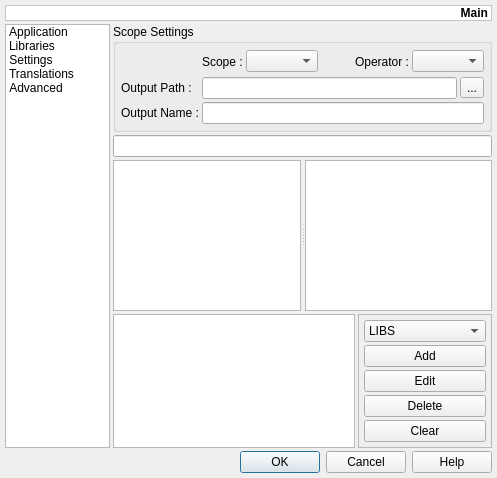
<ui version="4.0" >
 <class>UIQMakeProjectSettings</class>
 <widget class="QDialog" name="UIQMakeProjectSettings" >
  <property name="geometry" >
   <rect>
    <x>0</x>
    <y>0</y>
    <width>497</width>
    <height>478</height>
   </rect>
  </property>
  <property name="windowTitle" >
   <string>Settings</string>
  </property>
  <layout class="QGridLayout" >
   <property name="margin" >
    <number>5</number>
   </property>
   <property name="spacing" >
    <number>3</number>
   </property>
   <item row="1" column="1" >
    <widget class="QStackedWidget" name="swMenu" >
     <property name="sizePolicy" >
      <sizepolicy>
       <hsizetype>7</hsizetype>
       <vsizetype>7</vsizetype>
       <horstretch>0</horstretch>
       <verstretch>0</verstretch>
      </sizepolicy>
     </property>
     <property name="currentIndex" >
      <number>2</number>
     </property>
     <widget class="QWidget" name="wApplication" >
      <layout class="QVBoxLayout" >
       <property name="margin" >
        <number>0</number>
       </property>
       <property name="spacing" >
        <number>3</number>
       </property>
       <item>
        <widget class="QGroupBox" name="gbApplication" >
         <property name="sizePolicy" >
          <sizepolicy>
           <hsizetype>5</hsizetype>
           <vsizetype>0</vsizetype>
           <horstretch>0</horstretch>
           <verstretch>0</verstretch>
          </sizepolicy>
         </property>
         <property name="title" >
          <string>Application Settings</string>
         </property>
         <layout class="QGridLayout" >
          <property name="margin" >
           <number>5</number>
          </property>
          <property name="spacing" >
           <number>3</number>
          </property>
          <item row="0" column="0" >
           <widget class="QLabel" name="lTitle" >
            <property name="text" >
             <string>&amp;Title :</string>
            </property>
            <property name="buddy" >
             <cstring>leTitle</cstring>
            </property>
           </widget>
          </item>
          <item row="1" column="2" >
           <widget class="QLineEdit" name="leIcon" />
          </item>
          <item row="2" column="1" colspan="2" >
           <widget class="QLineEdit" name="leHelpFile" />
          </item>
          <item row="1" column="0" >
           <widget class="QLabel" name="lIcon" >
            <property name="text" >
             <string>&amp;Icon :</string>
            </property>
            <property name="buddy" >
             <cstring>tbIcon</cstring>
            </property>
           </widget>
          </item>
          <item row="2" column="3" >
           <widget class="QToolButton" name="tbHelpFile" >
            <property name="text" >
             <string>...</string>
            </property>
           </widget>
          </item>
          <item row="2" column="0" >
           <widget class="QLabel" name="lHelpFile" >
            <property name="text" >
             <string>&amp;Help File :</string>
            </property>
            <property name="buddy" >
             <cstring>tbHelpFile</cstring>
            </property>
           </widget>
          </item>
          <item row="1" column="1" >
           <widget class="QLabel" name="lPixmap" >
            <property name="minimumSize" >
             <size>
              <width>32</width>
              <height>32</height>
             </size>
            </property>
            <property name="maximumSize" >
             <size>
              <width>32</width>
              <height>32</height>
             </size>
            </property>
            <property name="frameShape" >
             <enum>QFrame::StyledPanel</enum>
            </property>
            <property name="scaledContents" >
             <bool>true</bool>
            </property>
            <property name="alignment" >
             <set>Qt::AlignCenter</set>
            </property>
           </widget>
          </item>
          <item row="0" column="1" colspan="3" >
           <widget class="QLineEdit" name="leTitle" />
          </item>
          <item row="1" column="3" >
           <widget class="QToolButton" name="tbIcon" >
            <property name="text" >
             <string>...</string>
            </property>
           </widget>
          </item>
          <item row="3" column="0" >
           <widget class="QLabel" name="lAuthor" >
            <property name="text" >
             <string>Author :</string>
            </property>
            <property name="buddy" >
             <cstring>leAuthor</cstring>
            </property>
           </widget>
          </item>
          <item row="3" column="1" colspan="3" >
           <widget class="QLineEdit" name="leAuthor" />
          </item>
         </layout>
        </widget>
       </item>
       <item>
        <widget class="QGroupBox" name="gbVersion" >
         <property name="sizePolicy" >
          <sizepolicy>
           <hsizetype>5</hsizetype>
           <vsizetype>0</vsizetype>
           <horstretch>0</horstretch>
           <verstretch>0</verstretch>
          </sizepolicy>
         </property>
         <property name="title" >
          <string>&amp;Version Informations</string>
         </property>
         <property name="checkable" >
          <bool>true</bool>
         </property>
         <property name="checked" >
          <bool>false</bool>
         </property>
         <layout class="QGridLayout" >
          <property name="margin" >
           <number>5</number>
          </property>
          <property name="spacing" >
           <number>3</number>
          </property>
          <item row="2" column="0" colspan="4" >
           <widget class="QCheckBox" name="cbBuildAutoIncrement" >
            <property name="text" >
             <string>&amp;Auto increment the build number</string>
            </property>
           </widget>
          </item>
          <item row="0" column="3" >
           <widget class="QLabel" name="lBuild" >
            <property name="text" >
             <string>&amp;Build</string>
            </property>
            <property name="buddy" >
             <cstring>sbBuild</cstring>
            </property>
           </widget>
          </item>
          <item row="1" column="3" >
           <widget class="QSpinBox" name="sbBuild" >
            <property name="maximum" >
             <number>32767</number>
            </property>
           </widget>
          </item>
          <item row="1" column="2" >
           <widget class="QSpinBox" name="sbRelease" >
            <property name="maximum" >
             <number>32767</number>
            </property>
           </widget>
          </item>
          <item row="1" column="1" >
           <widget class="QSpinBox" name="sbMinor" >
            <property name="maximum" >
             <number>32767</number>
            </property>
           </widget>
          </item>
          <item row="1" column="0" >
           <widget class="QSpinBox" name="sbMajor" >
            <property name="maximum" >
             <number>32767</number>
            </property>
           </widget>
          </item>
          <item row="0" column="2" >
           <widget class="QLabel" name="lRelease" >
            <property name="text" >
             <string>&amp;Release</string>
            </property>
            <property name="buddy" >
             <cstring>sbRelease</cstring>
            </property>
           </widget>
          </item>
          <item row="0" column="1" >
           <widget class="QLabel" name="lMinor" >
            <property name="text" >
             <string>Mi&amp;nor</string>
            </property>
            <property name="buddy" >
             <cstring>sbMinor</cstring>
            </property>
           </widget>
          </item>
          <item row="0" column="0" >
           <widget class="QLabel" name="lMajor" >
            <property name="text" >
             <string>&amp;Major</string>
            </property>
            <property name="buddy" >
             <cstring>sbMajor</cstring>
            </property>
           </widget>
          </item>
         </layout>
        </widget>
       </item>
       <item>
        <widget class="QGroupBox" name="gbBuild" >
         <property name="sizePolicy" >
          <sizepolicy>
           <hsizetype>5</hsizetype>
           <vsizetype>0</vsizetype>
           <horstretch>0</horstretch>
           <verstretch>0</verstretch>
          </sizepolicy>
         </property>
         <property name="title" >
          <string>Build &amp;Settings</string>
         </property>
         <layout class="QGridLayout" >
          <property name="margin" >
           <number>5</number>
          </property>
          <property name="spacing" >
           <number>3</number>
          </property>
          <item row="0" column="0" colspan="3" >
           <layout class="QHBoxLayout" >
            <property name="margin" >
             <number>0</number>
            </property>
            <property name="spacing" >
             <number>3</number>
            </property>
            <item>
             <widget class="QLabel" name="lTemplate" >
              <property name="text" >
               <string>Temp&amp;late :</string>
              </property>
              <property name="buddy" >
               <cstring>cbTemplate</cstring>
              </property>
             </widget>
            </item>
            <item>
             <widget class="QComboBox" name="cbTemplate" >
              <item>
               <property name="text" >
                <string>app</string>
               </property>
              </item>
              <item>
               <property name="text" >
                <string>lib</string>
               </property>
              </item>
              <item>
               <property name="text" >
                <string>vcapp</string>
               </property>
              </item>
              <item>
               <property name="text" >
                <string>vclib</string>
               </property>
              </item>
              <item>
               <property name="text" >
                <string>subdirs</string>
               </property>
              </item>
             </widget>
            </item>
            <item>
             <widget class="QLabel" name="lLanguage" >
              <property name="text" >
               <string>Lan&amp;guage :</string>
              </property>
              <property name="buddy" >
               <cstring>cbLanguage</cstring>
              </property>
             </widget>
            </item>
            <item>
             <widget class="QComboBox" name="cbLanguage" >
              <item>
               <property name="text" >
                <string>C++</string>
               </property>
              </item>
              <item>
               <property name="text" >
                <string>Qt4/C++</string>
               </property>
              </item>
              <item>
               <property name="text" >
                <string>Qt3/C++</string>
               </property>
              </item>
              <item>
               <property name="text" >
                <string>Qt2/C++</string>
               </property>
              </item>
              <item>
               <property name="text" >
                <string>Qt1/C++</string>
               </property>
              </item>
             </widget>
            </item>
           </layout>
          </item>
          <item row="1" column="1" >
           <widget class="QFrame" name="fWarn" >
            <property name="sizePolicy" >
             <sizepolicy>
              <hsizetype>4</hsizetype>
              <vsizetype>5</vsizetype>
              <horstretch>0</horstretch>
              <verstretch>0</verstretch>
             </sizepolicy>
            </property>
            <property name="frameShape" >
             <enum>QFrame::StyledPanel</enum>
            </property>
            <layout class="QVBoxLayout" >
             <property name="margin" >
              <number>3</number>
             </property>
             <property name="spacing" >
              <number>3</number>
             </property>
             <item>
              <widget class="QRadioButton" name="rbWarnOff" >
               <property name="text" >
                <string>Warn Off</string>
               </property>
              </widget>
             </item>
             <item>
              <widget class="QRadioButton" name="rbWarnOn" >
               <property name="text" >
                <string>Warn On</string>
               </property>
              </widget>
             </item>
             <item>
              <spacer>
               <property name="orientation" >
                <enum>Qt::Vertical</enum>
               </property>
               <property name="sizeHint" >
                <size>
                 <width>20</width>
                 <height>0</height>
                </size>
               </property>
              </spacer>
             </item>
            </layout>
           </widget>
          </item>
          <item row="1" column="2" >
           <widget class="QFrame" name="fBuildAll" >
            <property name="sizePolicy" >
             <sizepolicy>
              <hsizetype>4</hsizetype>
              <vsizetype>5</vsizetype>
              <horstretch>0</horstretch>
              <verstretch>0</verstretch>
             </sizepolicy>
            </property>
            <property name="frameShape" >
             <enum>QFrame::StyledPanel</enum>
            </property>
            <layout class="QVBoxLayout" >
             <property name="margin" >
              <number>3</number>
             </property>
             <property name="spacing" >
              <number>3</number>
             </property>
             <item>
              <widget class="QCheckBox" name="cbBuildAll" >
               <property name="enabled" >
                <bool>false</bool>
               </property>
               <property name="text" >
                <string>Build All</string>
               </property>
              </widget>
             </item>
             <item>
              <widget class="QCheckBox" name="cbOrdered" >
               <property name="enabled" >
                <bool>false</bool>
               </property>
               <property name="text" >
                <string>Ordered</string>
               </property>
              </widget>
             </item>
             <item>
              <spacer>
               <property name="orientation" >
                <enum>Qt::Vertical</enum>
               </property>
               <property name="sizeHint" >
                <size>
                 <width>20</width>
                 <height>0</height>
                </size>
               </property>
              </spacer>
             </item>
            </layout>
           </widget>
          </item>
          <item row="1" column="0" >
           <widget class="QFrame" name="fBuildType" >
            <property name="sizePolicy" >
             <sizepolicy>
              <hsizetype>5</hsizetype>
              <vsizetype>5</vsizetype>
              <horstretch>0</horstretch>
              <verstretch>0</verstretch>
             </sizepolicy>
            </property>
            <property name="frameShape" >
             <enum>QFrame::StyledPanel</enum>
            </property>
            <layout class="QVBoxLayout" >
             <property name="margin" >
              <number>3</number>
             </property>
             <property name="spacing" >
              <number>3</number>
             </property>
             <item>
              <widget class="QRadioButton" name="rbDebug" >
               <property name="text" >
                <string>Debug</string>
               </property>
              </widget>
             </item>
             <item>
              <widget class="QRadioButton" name="rbRelease" >
               <property name="text" >
                <string>Release</string>
               </property>
              </widget>
             </item>
             <item>
              <widget class="QRadioButton" name="rbDebugRelease" >
               <property name="text" >
                <string>Debug &amp;&amp; Release</string>
               </property>
              </widget>
             </item>
             <item>
              <spacer>
               <property name="orientation" >
                <enum>Qt::Vertical</enum>
               </property>
               <property name="sizeHint" >
                <size>
                 <width>20</width>
                 <height>0</height>
                </size>
               </property>
              </spacer>
             </item>
            </layout>
           </widget>
          </item>
         </layout>
        </widget>
       </item>
       <item>
        <spacer>
         <property name="orientation" >
          <enum>Qt::Vertical</enum>
         </property>
         <property name="sizeType" >
          <enum>QSizePolicy::Expanding</enum>
         </property>
         <property name="sizeHint" >
          <size>
           <width>20</width>
           <height>0</height>
          </size>
         </property>
        </spacer>
       </item>
      </layout>
     </widget>
     <widget class="QWidget" name="wLibraries" >
      <layout class="QGridLayout" >
       <property name="margin" >
        <number>0</number>
       </property>
       <property name="spacing" >
        <number>3</number>
       </property>
       <item row="1" column="0" colspan="2" >
        <layout class="QHBoxLayout" >
         <property name="margin" >
          <number>0</number>
         </property>
         <property name="spacing" >
          <number>3</number>
         </property>
         <item>
          <widget class="QLabel" name="lConfig" >
           <property name="text" >
            <string>&amp;Others config :</string>
           </property>
           <property name="buddy" >
            <cstring>leConfig</cstring>
           </property>
          </widget>
         </item>
         <item>
          <widget class="QLineEdit" name="leConfig" />
         </item>
        </layout>
       </item>
       <item row="0" column="0" >
        <widget class="QGroupBox" name="gbQtModules" >
         <property name="title" >
          <string>Qt Modules</string>
         </property>
         <layout class="QVBoxLayout" >
          <property name="margin" >
           <number>5</number>
          </property>
          <property name="spacing" >
           <number>3</number>
          </property>
          <item>
           <widget class="QListWidget" name="lwQtModules" />
          </item>
         </layout>
        </widget>
       </item>
       <item row="0" column="1" >
        <widget class="QGroupBox" name="gbCompilerFlags" >
         <property name="title" >
          <string>Compiler/Library Flags</string>
         </property>
         <layout class="QVBoxLayout" >
          <property name="margin" >
           <number>5</number>
          </property>
          <property name="spacing" >
           <number>3</number>
          </property>
          <item>
           <widget class="QListWidget" name="lwCompilerFlags" />
          </item>
         </layout>
        </widget>
       </item>
       <item row="2" column="0" colspan="2" >
        <widget class="QGroupBox" name="gbInformations" >
         <property name="sizePolicy" >
          <sizepolicy>
           <hsizetype>7</hsizetype>
           <vsizetype>7</vsizetype>
           <horstretch>99</horstretch>
           <verstretch>0</verstretch>
          </sizepolicy>
         </property>
         <property name="title" >
          <string>Informations</string>
         </property>
         <layout class="QVBoxLayout" >
          <property name="margin" >
           <number>5</number>
          </property>
          <property name="spacing" >
           <number>3</number>
          </property>
          <item>
           <widget class="QTextBrowser" name="tbInformations" >
            <property name="html" >
             <string>&lt;html>&lt;head>&lt;meta name="qrichtext" content="1" />&lt;style type="text/css">
p, li { white-space: pre-wrap; }
&lt;/style>&lt;/head>&lt;body style=" font-family:'MS Shell Dlg 2'; font-size:8.25pt; font-weight:400; font-style:normal; text-decoration:none;">
&lt;p style=" margin-top:0px; margin-bottom:0px; margin-left:0px; margin-right:0px; -qt-block-indent:0; text-indent:0px; font-size:8pt;">Select an item for informations&lt;/p>&lt;/body>&lt;/html></string>
            </property>
           </widget>
          </item>
         </layout>
        </widget>
       </item>
      </layout>
     </widget>
     <widget class="QWidget" name="wSettings" >
      <layout class="QGridLayout" >
       <property name="margin" >
        <number>0</number>
       </property>
       <property name="spacing" >
        <number>3</number>
       </property>
       <item row="0" column="0" colspan="2" >
        <widget class="QGroupBox" name="gbSettings" >
         <property name="sizePolicy" >
          <sizepolicy>
           <hsizetype>5</hsizetype>
           <vsizetype>0</vsizetype>
           <horstretch>0</horstretch>
           <verstretch>0</verstretch>
          </sizepolicy>
         </property>
         <property name="title" >
          <string>Scope Settings</string>
         </property>
         <layout class="QGridLayout" >
          <property name="margin" >
           <number>5</number>
          </property>
          <property name="spacing" >
           <number>3</number>
          </property>
          <item row="0" column="1" >
           <widget class="QLabel" name="lScope" >
            <property name="text" >
             <string>Scope :</string>
            </property>
           </widget>
          </item>
          <item row="0" column="2" >
           <widget class="QComboBox" name="cbScopes" >
            <property name="sizePolicy" >
             <sizepolicy>
              <hsizetype>0</hsizetype>
              <vsizetype>0</vsizetype>
              <horstretch>0</horstretch>
              <verstretch>0</verstretch>
             </sizepolicy>
            </property>
           </widget>
          </item>
          <item row="0" column="3" >
           <spacer>
            <property name="orientation" >
             <enum>Qt::Horizontal</enum>
            </property>
            <property name="sizeHint" >
             <size>
              <width>20</width>
              <height>25</height>
             </size>
            </property>
           </spacer>
          </item>
          <item row="1" column="1" colspan="5" >
           <widget class="QLineEdit" name="leOutputPath" />
          </item>
          <item row="1" column="0" >
           <widget class="QLabel" name="lOutputPath" >
            <property name="text" >
             <string>Output Path :</string>
            </property>
           </widget>
          </item>
          <item row="2" column="0" >
           <widget class="QLabel" name="lOutputName" >
            <property name="sizePolicy" >
             <sizepolicy>
              <hsizetype>0</hsizetype>
              <vsizetype>5</vsizetype>
              <horstretch>0</horstretch>
              <verstretch>0</verstretch>
             </sizepolicy>
            </property>
            <property name="text" >
             <string>Output Name :</string>
            </property>
           </widget>
          </item>
          <item row="1" column="6" >
           <widget class="QToolButton" name="tbOutputPath" >
            <property name="text" >
             <string>...</string>
            </property>
           </widget>
          </item>
          <item row="2" column="1" colspan="6" >
           <widget class="QLineEdit" name="leOutputName" />
          </item>
          <item row="0" column="4" >
           <widget class="QLabel" name="lOperator" >
            <property name="text" >
             <string>Operator :</string>
            </property>
           </widget>
          </item>
          <item row="0" column="5" colspan="2" >
           <widget class="QComboBox" name="cbOperators" >
            <property name="sizePolicy" >
             <sizepolicy>
              <hsizetype>0</hsizetype>
              <vsizetype>0</vsizetype>
              <horstretch>0</horstretch>
              <verstretch>0</verstretch>
             </sizepolicy>
            </property>
           </widget>
          </item>
         </layout>
        </widget>
       </item>
       <item row="2" column="0" colspan="2" >
        <widget class="QSplitter" name="sDirsFiles" >
         <property name="orientation" >
          <enum>Qt::Horizontal</enum>
         </property>
         <widget class="QTreeView" name="tvDirs" />
         <widget class="QListWidget" name="lwFiles" />
        </widget>
       </item>
       <item row="1" column="0" colspan="2" >
        <widget class="QLineEdit" name="leDir" />
       </item>
       <item row="3" column="1" >
        <widget class="QFrame" name="lVariables" >
         <property name="sizePolicy" >
          <sizepolicy>
           <hsizetype>5</hsizetype>
           <vsizetype>0</vsizetype>
           <horstretch>0</horstretch>
           <verstretch>0</verstretch>
          </sizepolicy>
         </property>
         <property name="frameShape" >
          <enum>QFrame::StyledPanel</enum>
         </property>
         <layout class="QVBoxLayout" >
          <property name="margin" >
           <number>5</number>
          </property>
          <property name="spacing" >
           <number>3</number>
          </property>
          <item>
           <widget class="QComboBox" name="cbVariables" >
            <item>
             <property name="text" >
              <string>LIBS</string>
             </property>
            </item>
            <item>
             <property name="text" >
              <string>DEFINES</string>
             </property>
            </item>
            <item>
             <property name="text" >
              <string>TRANSLATIONS</string>
             </property>
            </item>
            <item>
             <property name="text" >
              <string>INCLUDEPATH</string>
             </property>
            </item>
            <item>
             <property name="text" >
              <string>DEPENDPATH</string>
             </property>
            </item>
            <item>
             <property name="text" >
              <string>VPATH</string>
             </property>
            </item>
            <item>
             <property name="text" >
              <string>RESOURCES</string>
             </property>
            </item>
            <item>
             <property name="text" >
              <string>DEF_FILE</string>
             </property>
            </item>
            <item>
             <property name="text" >
              <string>RC_FILE</string>
             </property>
            </item>
            <item>
             <property name="text" >
              <string>RES_FILE</string>
             </property>
            </item>
           </widget>
          </item>
          <item>
           <widget class="QPushButton" name="pbAddValue" >
            <property name="text" >
             <string>Add</string>
            </property>
           </widget>
          </item>
          <item>
           <widget class="QPushButton" name="pbEditValue" >
            <property name="text" >
             <string>Edit</string>
            </property>
           </widget>
          </item>
          <item>
           <widget class="QPushButton" name="pbDeleteValue" >
            <property name="text" >
             <string>Delete</string>
            </property>
           </widget>
          </item>
          <item>
           <widget class="QPushButton" name="pbClearValues" >
            <property name="text" >
             <string>Clear</string>
            </property>
           </widget>
          </item>
         </layout>
        </widget>
       </item>
       <item row="3" column="0" >
        <widget class="QListWidget" name="lwValues" >
         <property name="sizePolicy" >
          <sizepolicy>
           <hsizetype>7</hsizetype>
           <vsizetype>13</vsizetype>
           <horstretch>0</horstretch>
           <verstretch>0</verstretch>
          </sizepolicy>
         </property>
        </widget>
       </item>
      </layout>
     </widget>
     <widget class="QWidget" name="wTranslations" >
      <layout class="QVBoxLayout" >
       <property name="margin" >
        <number>0</number>
       </property>
       <property name="spacing" >
        <number>3</number>
       </property>
       <item>
        <widget class="QGroupBox" name="gbTranslations" >
         <property name="title" >
          <string>Translations</string>
         </property>
         <layout class="QVBoxLayout" >
          <property name="margin" >
           <number>5</number>
          </property>
          <property name="spacing" >
           <number>3</number>
          </property>
          <item>
           <widget class="QLabel" name="lTranslations" >
            <property name="text" >
             <string>Tick the language you would like to add to your project</string>
            </property>
           </widget>
          </item>
          <item>
           <widget class="QListWidget" name="lwTranslations" />
          </item>
         </layout>
        </widget>
       </item>
      </layout>
     </widget>
     <widget class="QWidget" name="wAdvanced" >
      <layout class="QGridLayout" >
       <property name="margin" >
        <number>0</number>
       </property>
       <property name="spacing" >
        <number>3</number>
       </property>
       <item row="2" column="0" >
        <widget class="QLabel" name="lContentsExplorer" >
         <property name="text" >
          <string>Contents :</string>
         </property>
        </widget>
       </item>
       <item row="0" column="0" colspan="2" >
        <widget class="QLabel" name="lScopeExplorer" >
         <property name="text" >
          <string>Scopes Explorer :</string>
         </property>
        </widget>
       </item>
       <item rowspan="3" row="1" column="1" >
        <layout class="QVBoxLayout" >
         <property name="margin" >
          <number>0</number>
         </property>
         <property name="spacing" >
          <number>3</number>
         </property>
         <item>
          <widget class="QToolButton" name="tbAdd" >
           <property name="sizePolicy" >
            <sizepolicy>
             <hsizetype>1</hsizetype>
             <vsizetype>0</vsizetype>
             <horstretch>0</horstretch>
             <verstretch>0</verstretch>
            </sizepolicy>
           </property>
           <property name="text" >
            <string>&amp;Add</string>
           </property>
           <property name="popupMode" >
            <enum>QToolButton::InstantPopup</enum>
           </property>
          </widget>
         </item>
         <item>
          <widget class="QToolButton" name="tbEdit" >
           <property name="sizePolicy" >
            <sizepolicy>
             <hsizetype>1</hsizetype>
             <vsizetype>0</vsizetype>
             <horstretch>0</horstretch>
             <verstretch>0</verstretch>
            </sizepolicy>
           </property>
           <property name="text" >
            <string>&amp;Edit</string>
           </property>
           <property name="popupMode" >
            <enum>QToolButton::InstantPopup</enum>
           </property>
          </widget>
         </item>
         <item>
          <widget class="QToolButton" name="tbRemove" >
           <property name="sizePolicy" >
            <sizepolicy>
             <hsizetype>1</hsizetype>
             <vsizetype>0</vsizetype>
             <horstretch>0</horstretch>
             <verstretch>0</verstretch>
            </sizepolicy>
           </property>
           <property name="text" >
            <string>&amp;Remove</string>
           </property>
          </widget>
         </item>
         <item>
          <widget class="QToolButton" name="tbClear" >
           <property name="sizePolicy" >
            <sizepolicy>
             <hsizetype>1</hsizetype>
             <vsizetype>0</vsizetype>
             <horstretch>0</horstretch>
             <verstretch>0</verstretch>
            </sizepolicy>
           </property>
           <property name="text" >
            <string>&amp;Clear</string>
           </property>
          </widget>
         </item>
         <item>
          <widget class="Line" name="lSeparator" >
           <property name="orientation" >
            <enum>Qt::Horizontal</enum>
           </property>
          </widget>
         </item>
         <item>
          <widget class="QToolButton" name="tbUp" >
           <property name="sizePolicy" >
            <sizepolicy>
             <hsizetype>1</hsizetype>
             <vsizetype>0</vsizetype>
             <horstretch>0</horstretch>
             <verstretch>0</verstretch>
            </sizepolicy>
           </property>
           <property name="text" >
            <string>&amp;Up</string>
           </property>
           <property name="arrowType" >
            <enum>Qt::UpArrow</enum>
           </property>
          </widget>
         </item>
         <item>
          <widget class="QToolButton" name="tbDown" >
           <property name="sizePolicy" >
            <sizepolicy>
             <hsizetype>1</hsizetype>
             <vsizetype>0</vsizetype>
             <horstretch>0</horstretch>
             <verstretch>0</verstretch>
            </sizepolicy>
           </property>
           <property name="text" >
            <string>&amp;Down</string>
           </property>
           <property name="arrowType" >
            <enum>Qt::DownArrow</enum>
           </property>
          </widget>
         </item>
         <item>
          <spacer>
           <property name="orientation" >
            <enum>Qt::Vertical</enum>
           </property>
           <property name="sizeHint" >
            <size>
             <width>94</width>
             <height>25</height>
            </size>
           </property>
          </spacer>
         </item>
        </layout>
       </item>
       <item row="3" column="0" >
        <widget class="QListView" name="lvContents" >
         <property name="editTriggers" >
          <set>QAbstractItemView::NoEditTriggers</set>
         </property>
        </widget>
       </item>
       <item row="1" column="0" >
        <widget class="QTreeView" name="tvScopes" >
         <property name="editTriggers" >
          <set>QAbstractItemView::NoEditTriggers</set>
         </property>
        </widget>
       </item>
      </layout>
     </widget>
    </widget>
   </item>
   <item row="2" column="0" colspan="2" >
    <widget class="QDialogButtonBox" name="dbbButtons" >
     <property name="orientation" >
      <enum>Qt::Horizontal</enum>
     </property>
     <property name="standardButtons" >
      <set>QDialogButtonBox::Cancel|QDialogButtonBox::Help|QDialogButtonBox::NoButton|QDialogButtonBox::Ok</set>
     </property>
    </widget>
   </item>
   <item row="0" column="0" colspan="2" >
    <widget class="QLabel" name="lInformations" >
     <property name="palette" >
      <palette>
       <active>
        <colorrole role="Base" >
         <brush brushstyle="SolidPattern" >
          <color alpha="255" >
           <red>255</red>
           <green>255</green>
           <blue>255</blue>
          </color>
         </brush>
        </colorrole>
        <colorrole role="Window" >
         <brush brushstyle="SolidPattern" >
          <color alpha="255" >
           <red>255</red>
           <green>255</green>
           <blue>255</blue>
          </color>
         </brush>
        </colorrole>
       </active>
       <inactive>
        <colorrole role="Base" >
         <brush brushstyle="SolidPattern" >
          <color alpha="255" >
           <red>255</red>
           <green>255</green>
           <blue>255</blue>
          </color>
         </brush>
        </colorrole>
        <colorrole role="Window" >
         <brush brushstyle="SolidPattern" >
          <color alpha="255" >
           <red>255</red>
           <green>255</green>
           <blue>255</blue>
          </color>
         </brush>
        </colorrole>
       </inactive>
       <disabled>
        <colorrole role="Base" >
         <brush brushstyle="SolidPattern" >
          <color alpha="255" >
           <red>255</red>
           <green>255</green>
           <blue>255</blue>
          </color>
         </brush>
        </colorrole>
        <colorrole role="Window" >
         <brush brushstyle="SolidPattern" >
          <color alpha="255" >
           <red>255</red>
           <green>255</green>
           <blue>255</blue>
          </color>
         </brush>
        </colorrole>
       </disabled>
      </palette>
     </property>
     <property name="font" >
      <font>
       <weight>75</weight>
       <bold>true</bold>
      </font>
     </property>
     <property name="autoFillBackground" >
      <bool>true</bool>
     </property>
     <property name="frameShape" >
      <enum>QFrame::StyledPanel</enum>
     </property>
     <property name="text" >
      <string>Main</string>
     </property>
     <property name="alignment" >
      <set>Qt::AlignRight|Qt::AlignTrailing|Qt::AlignVCenter</set>
     </property>
    </widget>
   </item>
   <item row="1" column="0" >
    <widget class="QListWidget" name="lwMenu" >
     <property name="minimumSize" >
      <size>
       <width>105</width>
       <height>0</height>
      </size>
     </property>
     <property name="maximumSize" >
      <size>
       <width>70</width>
       <height>16777215</height>
      </size>
     </property>
     <property name="verticalScrollBarPolicy" >
      <enum>Qt::ScrollBarAlwaysOff</enum>
     </property>
     <property name="horizontalScrollBarPolicy" >
      <enum>Qt::ScrollBarAlwaysOff</enum>
     </property>
     <property name="autoScroll" >
      <bool>false</bool>
     </property>
     <property name="iconSize" >
      <size>
       <width>64</width>
       <height>64</height>
      </size>
     </property>
     <property name="textElideMode" >
      <enum>Qt::ElideNone</enum>
     </property>
     <property name="movement" >
      <enum>QListView::Static</enum>
     </property>
     <property name="flow" >
      <enum>QListView::TopToBottom</enum>
     </property>
     <property name="viewMode" >
      <enum>QListView::IconMode</enum>
     </property>
     <item>
      <property name="text" >
       <string>Application</string>
      </property>
      <property name="icon" >
       <iconset resource="../resources/resources.qrc" >:/Images/images/project.png</iconset>
      </property>
     </item>
     <item>
      <property name="text" >
       <string>Libraries</string>
      </property>
      <property name="icon" >
       <iconset resource="../resources/resources.qrc" >:/Images/images/project.png</iconset>
      </property>
     </item>
     <item>
      <property name="text" >
       <string>Settings</string>
      </property>
      <property name="icon" >
       <iconset resource="../resources/resources.qrc" >:/Images/images/project.png</iconset>
      </property>
     </item>
     <item>
      <property name="text" >
       <string>Translations</string>
      </property>
      <property name="icon" >
       <iconset resource="../resources/resources.qrc" >:/Images/images/project.png</iconset>
      </property>
     </item>
     <item>
      <property name="text" >
       <string>Advanced</string>
      </property>
      <property name="icon" >
       <iconset resource="../resources/resources.qrc" >:/Images/images/project.png</iconset>
      </property>
     </item>
    </widget>
   </item>
  </layout>
 </widget>
 <resources>
  <include location="../resources/resources.qrc" />
 </resources>
 <connections>
  <connection>
   <sender>dbbButtons</sender>
   <signal>accepted()</signal>
   <receiver>UIQMakeProjectSettings</receiver>
   <slot>accept()</slot>
   <hints>
    <hint type="sourcelabel" >
     <x>256</x>
     <y>472</y>
    </hint>
    <hint type="destinationlabel" >
     <x>157</x>
     <y>274</y>
    </hint>
   </hints>
  </connection>
  <connection>
   <sender>dbbButtons</sender>
   <signal>rejected()</signal>
   <receiver>UIQMakeProjectSettings</receiver>
   <slot>reject()</slot>
   <hints>
    <hint type="sourcelabel" >
     <x>324</x>
     <y>472</y>
    </hint>
    <hint type="destinationlabel" >
     <x>286</x>
     <y>274</y>
    </hint>
   </hints>
  </connection>
  <connection>
   <sender>lwMenu</sender>
   <signal>currentRowChanged(int)</signal>
   <receiver>swMenu</receiver>
   <slot>setCurrentIndex(int)</slot>
   <hints>
    <hint type="sourcelabel" >
     <x>95</x>
     <y>64</y>
    </hint>
    <hint type="destinationlabel" >
     <x>342</x>
     <y>54</y>
    </hint>
   </hints>
  </connection>
  <connection>
   <sender>lwMenu</sender>
   <signal>currentTextChanged(QString)</signal>
   <receiver>lInformations</receiver>
   <slot>setText(QString)</slot>
   <hints>
    <hint type="sourcelabel" >
     <x>109</x>
     <y>45</y>
    </hint>
    <hint type="destinationlabel" >
     <x>184</x>
     <y>5</y>
    </hint>
   </hints>
  </connection>
  <connection>
   <sender>rbDebugRelease</sender>
   <signal>toggled(bool)</signal>
   <receiver>cbBuildAll</receiver>
   <slot>setEnabled(bool)</slot>
   <hints>
    <hint type="sourcelabel" >
     <x>306</x>
     <y>347</y>
    </hint>
    <hint type="destinationlabel" >
     <x>481</x>
     <y>305</y>
    </hint>
   </hints>
  </connection>
 </connections>
</ui>
